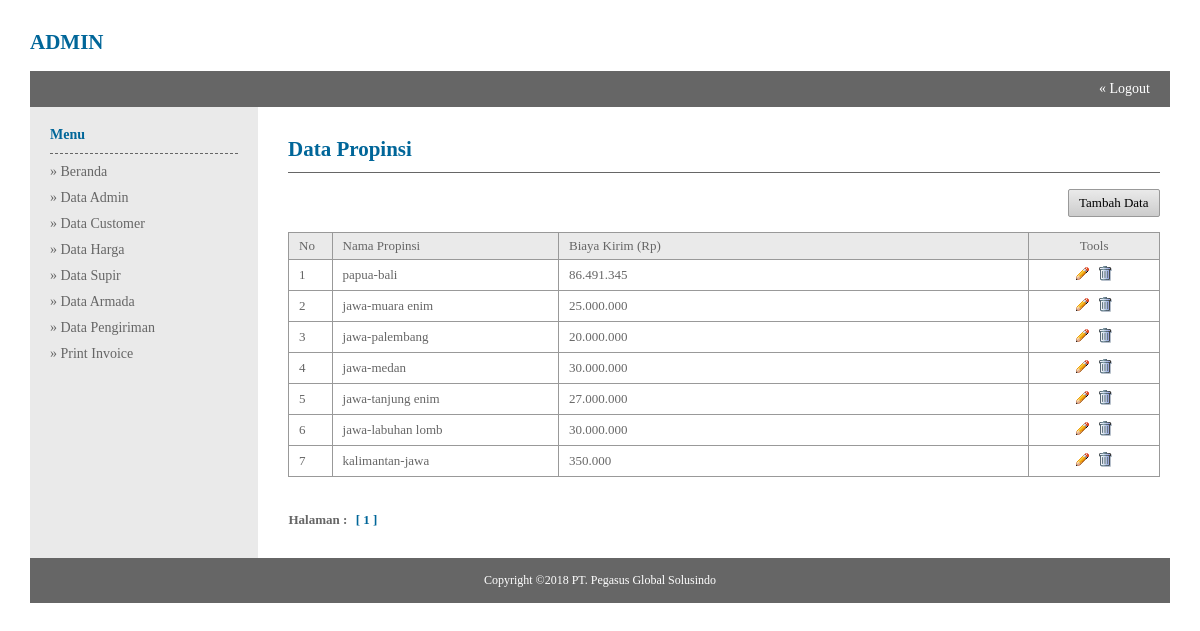
The app's page /admin/index.php?module=Data_Propinsi (signed in) with its own data.
### tables this page shows
CREATE TABLE `harga` (
  `kd_harga` varchar(50) NOT NULL,
  `wilayah` text NOT NULL,
  `biaya_kirim` int(100) NOT NULL
);

### library/library.php (called while the page is built, shortened)
<?php
function format_angka($angka) {
	$hasil =  number_format($angka,0, ",",".");
	return $hasil;
}
?>

### admin/data_propinsi.php (the view)
<table width="100%" border="0">
<tr>
	<td class="judul-halaman"><h2>Data Propinsi</h2></td>
</tr>
<tr>
	<td>
    <br/>
    <table class="table-list" width="100%" border="0">
    <tr>
    	<td class="top-button" align="right" colspan="4">
        <a class="button small grey fontB" href="?module=Tambah_Propinsi">Tambah Data</a>
        </td>
    </tr>
    <tr class="head">
    	<td width="5%">No</td>
        <td width="26%">Nama Propinsi</td>
        <td width="54%">Biaya Kirim (Rp)</td>
        <td width="15%" align="center">Tools</td>
    </tr>
    <?php
	$batas = 10;
	$hal = isset($_GET['hal']) ? $_GET['hal'] : null;
	if(empty($_GET['hal'])){
		$hal = 1;
	}
	$pos = ($hal - 1) * $batas;
	$query = mysql_query("select * from harga order by kd_harga asc limit $pos, $batas") or die (mysql_error());
	while($array = mysql_fetch_array($query)){
		$pos++;
	?>
    <tr class="data">
    	<td><?php echo $pos;?></td>
        <td><?php echo $array['wilayah'];?></td>
        <td><?php echo format_angka($array['biaya_kirim']);?></td>
        <td class="table-tools" align="center">
        <a href="?module=Ubah_Propinsi&id=<?php echo $array['kd_harga'];?>" title="Ubah"><img src="../images/pencil.gif" /></a>
        <a href="?module=Hapus&id=<?php echo $array['kd_harga'];?>&execute=propinsi" title="Hapus" onclick="return confirm ('Anda yakin ingin menghapus <?php echo $array['nm_propinsi'];?> ?');"><img src="../images/trash.gif" /></a>
        </td>
    </tr>
    <?php } ?>
    <tr>
    	<td class="halaman" colspan="4">
    	Halaman :
		<?php
		$data = mysql_query("select * from harga") or die (mysql_error());
		$row_data = mysql_num_rows($data);
		$jml_hal = ceil($row_data/$batas);
		for($h=1;$h<=$jml_hal;$h++){
			if($h != $hal){
				echo "<a href='?module=Data_Propinsi&hal=$h'>$h</a>";
			}
			else{
				echo "<span>[ $h ]</span>";
			}
		}
		?>
    	</td>
    </tr>
    </table>
    </td>
</tr>
</table>

### css/style_admin.css (style rules this page uses)
* { margin:0; padding:0; }
body { font-size:14px; font-family:"Myriad Pro"; color:#666; }
table { border-collapse:collapse; border-spacing:0; margin:0 auto; }
h1,h2,h3,h4,h5,h6 { color:#069; }
a { text-decoration:none; color:#666; }
.top-button { padding-bottom:15px; }
.judul-halaman { padding-bottom:10px; border-bottom:1px solid #666; }
.halaman { padding-top:35px; font-weight:600; }
.halaman span, .halaman a { margin:0 5px; }
.halaman span { color:#069; cursor:default; }
.table-tools a { margin:0 2px; }
.table-list { font-size:13px; }
.table-list .head td { padding:5px 10px; border:1px solid #999; background-color:#EAEAEA; }
.table-list .data td { padding:5px 10px; border:1px solid #999; }

### css/button.css (style rules this page uses)
.button { display:inline-block; cursor:pointer; font-size:13px; }
.fontB { color:#000; }
.small { padding:5px 10px; -moz-border-radius:2px; -webkit-border-radius:2px; -o-border-radius:2px; border-radius:2px; }
.grey { background:#EAEAEA; border:1px solid #999; background-image: -moz-linear-gradient(top, #EAEAEA, #CCC); background-image: -webkit-gradient(linear, 0 0, 0 100%, from(#EAEAEA), to(#CCC)); background-image: -webkit-linear-gradient(top, #EAEAEA, #CCC); background-image: -o-linear-gradient(top, #EAEAEA, #CCC); background-image: linear-gradient(to bottom, #EAEAEA, #CCC); filter: progid:DXImageTransform.Microsoft.gradient(startColorstr='#EAEAEA', endColorstr='#CCC'); }

### records on screen
harga: wilayah "papua-bali", biaya_kirim "86.491.345"
harga: wilayah "jawa-muara enim", biaya_kirim "25.000.000"
harga: wilayah "jawa-palembang", biaya_kirim "20.000.000"
harga: wilayah "jawa-medan", biaya_kirim "30.000.000"
harga: wilayah "jawa-tanjung enim", biaya_kirim "27.000.000"
harga: wilayah "jawa-labuhan lomb", biaya_kirim "30.000.000"
harga: wilayah "kalimantan-jawa", biaya_kirim "350.000"
